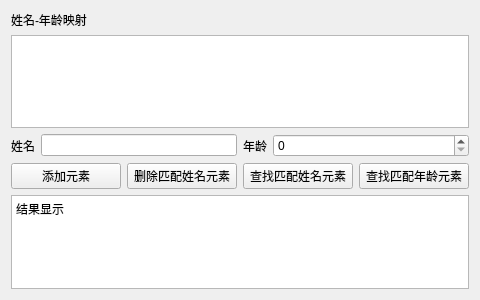
<?xml version="1.0" encoding="UTF-8"?>
<ui version="4.0">
 <class>Widget</class>
 <widget class="QWidget" name="Widget">
  <property name="geometry">
   <rect>
    <x>0</x>
    <y>0</y>
    <width>480</width>
    <height>300</height>
   </rect>
  </property>
  <property name="windowTitle">
   <string>Widget</string>
  </property>
  <layout class="QVBoxLayout" name="verticalLayout">
   <item>
    <widget class="QLabel" name="label">
     <property name="text">
      <string>姓名-年龄映射</string>
     </property>
    </widget>
   </item>
   <item>
    <widget class="QListWidget" name="listWidget"/>
   </item>
   <item>
    <layout class="QHBoxLayout" name="horizontalLayout">
     <item>
      <widget class="QLabel" name="label_2">
       <property name="text">
        <string>姓名</string>
       </property>
      </widget>
     </item>
     <item>
      <widget class="QLineEdit" name="lineEditName"/>
     </item>
     <item>
      <widget class="QLabel" name="label_3">
       <property name="text">
        <string>年龄</string>
       </property>
      </widget>
     </item>
     <item>
      <widget class="QSpinBox" name="spinBoxAge">
       <property name="sizePolicy">
        <sizepolicy hsizetype="Expanding" vsizetype="Fixed">
         <horstretch>0</horstretch>
         <verstretch>0</verstretch>
        </sizepolicy>
       </property>
      </widget>
     </item>
    </layout>
   </item>
   <item>
    <layout class="QHBoxLayout" name="horizontalLayout_2">
     <item>
      <widget class="QPushButton" name="pushButtonAdd">
       <property name="text">
        <string>添加元素</string>
       </property>
      </widget>
     </item>
     <item>
      <widget class="QPushButton" name="pushButtonDel">
       <property name="text">
        <string>删除匹配姓名元素</string>
       </property>
      </widget>
     </item>
     <item>
      <widget class="QPushButton" name="pushButtonFindName">
       <property name="text">
        <string>查找匹配姓名元素</string>
       </property>
      </widget>
     </item>
     <item>
      <widget class="QPushButton" name="pushButtonFindAge">
       <property name="text">
        <string>查找匹配年龄元素</string>
       </property>
      </widget>
     </item>
    </layout>
   </item>
   <item>
    <widget class="QTextEdit" name="textEdit">
     <property name="html">
      <string>&lt;!DOCTYPE HTML PUBLIC &quot;-//W3C//DTD HTML 4.0//EN&quot; &quot;http://www.w3.org/TR/REC-html40/strict.dtd&quot;&gt;
&lt;html&gt;&lt;head&gt;&lt;meta name=&quot;qrichtext&quot; content=&quot;1&quot; /&gt;&lt;style type=&quot;text/css&quot;&gt;
p, li { white-space: pre-wrap; }
&lt;/style&gt;&lt;/head&gt;&lt;body style=&quot; font-family:'SimSun'; font-size:9pt; font-weight:400; font-style:normal;&quot;&gt;
&lt;p style=&quot; margin-top:0px; margin-bottom:0px; margin-left:0px; margin-right:0px; -qt-block-indent:0; text-indent:0px;&quot;&gt;结果显示&lt;/p&gt;&lt;/body&gt;&lt;/html&gt;</string>
     </property>
    </widget>
   </item>
  </layout>
 </widget>
 <layoutdefault spacing="6" margin="11"/>
 <resources/>
 <connections/>
</ui>
